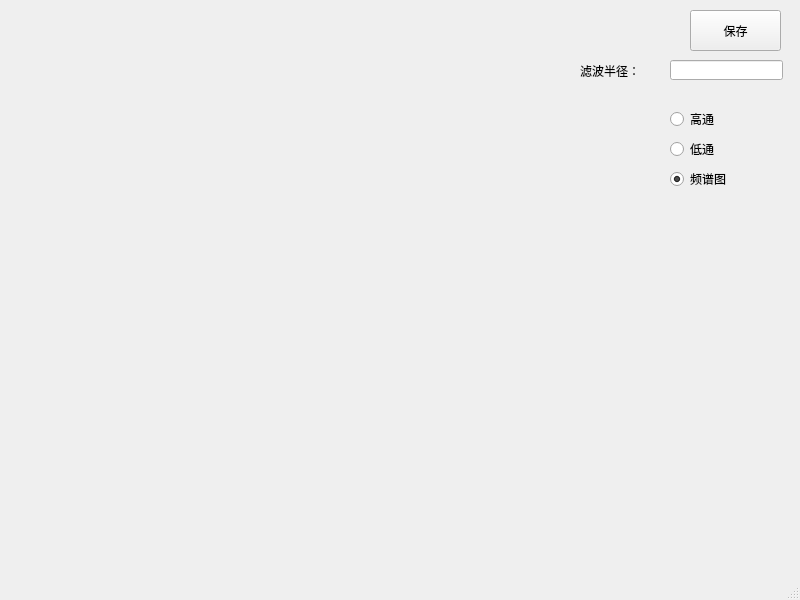
<?xml version="1.0" encoding="UTF-8"?>
<ui version="4.0">
 <class>FrequencyDomain</class>
 <widget class="QMainWindow" name="FrequencyDomain">
  <property name="geometry">
   <rect>
    <x>0</x>
    <y>0</y>
    <width>800</width>
    <height>600</height>
   </rect>
  </property>
  <property name="windowTitle">
   <string>MainWindow</string>
  </property>
  <widget class="QWidget" name="centralwidget">
   <widget class="QLabel" name="img">
    <property name="geometry">
     <rect>
      <x>0</x>
      <y>0</y>
      <width>550</width>
      <height>550</height>
     </rect>
    </property>
    <property name="text">
     <string/>
    </property>
   </widget>
   <widget class="QPushButton" name="pushButton">
    <property name="geometry">
     <rect>
      <x>690</x>
      <y>10</y>
      <width>91</width>
      <height>41</height>
     </rect>
    </property>
    <property name="text">
     <string>保存</string>
    </property>
   </widget>
   <widget class="QRadioButton" name="HighButton">
    <property name="geometry">
     <rect>
      <x>670</x>
      <y>110</y>
      <width>91</width>
      <height>18</height>
     </rect>
    </property>
    <property name="text">
     <string>高通</string>
    </property>
   </widget>
   <widget class="QLineEdit" name="RadiusEdit">
    <property name="geometry">
     <rect>
      <x>670</x>
      <y>60</y>
      <width>113</width>
      <height>20</height>
     </rect>
    </property>
   </widget>
   <widget class="QLabel" name="label_2">
    <property name="geometry">
     <rect>
      <x>580</x>
      <y>60</y>
      <width>71</width>
      <height>21</height>
     </rect>
    </property>
    <property name="text">
     <string>滤波半径：</string>
    </property>
   </widget>
   <widget class="QRadioButton" name="LowButton">
    <property name="geometry">
     <rect>
      <x>670</x>
      <y>140</y>
      <width>91</width>
      <height>18</height>
     </rect>
    </property>
    <property name="text">
     <string>低通</string>
    </property>
   </widget>
   <widget class="QRadioButton" name="SpectrogramButton">
    <property name="geometry">
     <rect>
      <x>670</x>
      <y>170</y>
      <width>91</width>
      <height>18</height>
     </rect>
    </property>
    <property name="text">
     <string>频谱图</string>
    </property>
    <property name="checked">
     <bool>true</bool>
    </property>
   </widget>
  </widget>
  <widget class="QMenuBar" name="menubar">
   <property name="geometry">
    <rect>
     <x>0</x>
     <y>0</y>
     <width>800</width>
     <height>21</height>
    </rect>
   </property>
  </widget>
  <widget class="QStatusBar" name="statusbar"/>
 </widget>
 <resources/>
 <connections/>
</ui>
